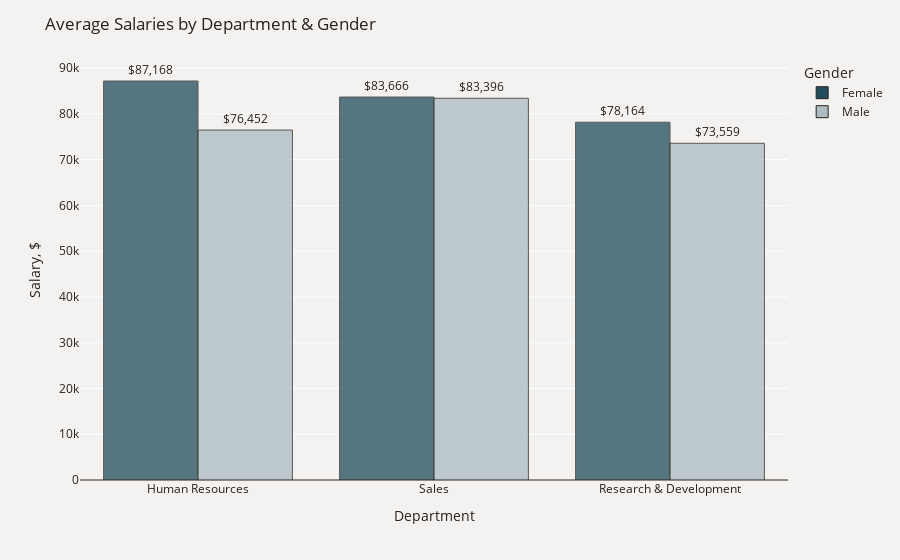

Notebook code cell kept with this figure:
### Code cell
fig = px.bar(plot_df, x='Department', y='Salary', color='Gender', text='Salary',  
             barmode='group', opacity=0.75, color_discrete_map={'Female': '#214D5C','Male': '#ACBCC2'})
fig.update_traces(texttemplate='$%{text:,.0f}', textposition='outside',
                  marker_line=dict(width=1, color='#28221D'))
fig.update_yaxes(zeroline=True, zerolinewidth=1, zerolinecolor='#28221D')
fig.update_layout(title_text='Average Salaries by Department & Gender', font_color='#28221D',
                  yaxis_title='Salary, $', paper_bgcolor='#F4F2F0', plot_bgcolor='#F4F2F0')
fig.show()

### Figure 1 — Plotly figure (JSON) as saved in the notebook; plotly's stock layout.template omitted (floating-point values rounded to 4 significant figures)
{"data": [{"alignmentgroup": "True", "hovertemplate": "Gender=Female<br>Department=%{x}<br>Salary=%{text}<extra></extra>", "legendgroup": "Female", "marker": {"color": "#214D5C", "line": {"color": "#28221D", "width": 1}, "opacity": 0.75}, "name": "Female", "offsetgroup": "Female", "orientation": "v", "showlegend": true, "text": [87168, 83670.0, 78160.0], "textposition": "outside", "texttemplate": "$%{text:,.0f}", "type": "bar", "x": ["Human Resources", "Sales", "Research & Development"], "xaxis": "x", "y": [87168, 83670.0, 78160.0], "yaxis": "y"}, {"alignmentgroup": "True", "hovertemplate": "Gender=Male<br>Department=%{x}<br>Salary=%{text}<extra></extra>", "legendgroup": "Male", "marker": {"color": "#ACBCC2", "line": {"color": "#28221D", "width": 1}, "opacity": 0.75}, "name": "Male", "offsetgroup": "Male", "orientation": "v", "showlegend": true, "text": [83400.0, 76450.0, 73560.0], "textposition": "outside", "texttemplate": "$%{text:,.0f}", "type": "bar", "x": ["Sales", "Human Resources", "Research & Development"], "xaxis": "x", "y": [83400.0, 76450.0, 73560.0], "yaxis": "y"}], "layout": {"barmode": "group", "font": {"color": "#28221D"}, "legend": {"title": {"text": "Gender"}, "tracegroupgap": 0}, "margin": {"t": 60}, "paper_bgcolor": "#F4F2F0", "plot_bgcolor": "#F4F2F0", "title": {"text": "Average Salaries by Department & Gender"}, "xaxis": {"anchor": "y", "domain": [0, 1], "title": {"text": "Department"}}, "yaxis": {"anchor": "x", "domain": [0, 1], "title": {"text": "Salary, $"}, "zeroline": true, "zerolinecolor": "#28221D", "zerolinewidth": 1}}}
